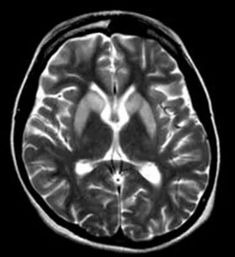
#> input picture Training/no_tumor/image(118).jpg, 235 x 257 px; its folder holds only this picture in this run; the run also reads 1 picture not shown here
$ jupyter execute --allow-errors index.ipynb
#> lines starting #> are read from the running program, lines starting #| are printed output that depends on the picture; long printed decimals are rounded
[cell 1]
import numpy as np
import pandas as pd
import matplotlib.pyplot as plt
from sklearn.model_selection import train_test_split
from sklearn.metrics import accuracy_score

[cell 2]
import os
import cv2
X = []
Y = []

classes = {'no_tumor': 0, 'pituitary_tumor': 1}

for cls in classes:
    path = 'Training/' + cls + '/'
    for filename in os.listdir(path):
        img = cv2.imread(path+filename, 0)
#> img is the input picture: shape (257, 235); min 0, max 255, mean 59.7
        img = cv2.resize(img, (200, 200))
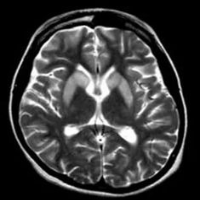
#> img: shape (200, 200); min 0, max 255, mean 59.6
        X.append(img)
        Y.append(classes[cls])
#> pass 2 of the loop `for cls in classes:`:
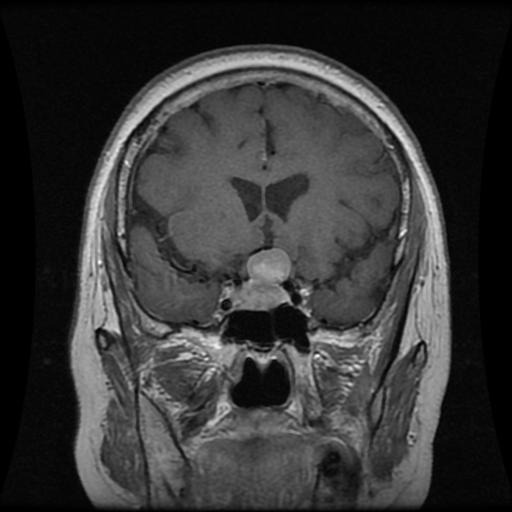
#> input picture Training/pituitary_tumor/p (104).jpg, 512 x 512 px
#> img is the input picture: shape (512, 512); min 0, max 255, mean 53.8
#> `img = cv2.resize(img, (200, 200))`:
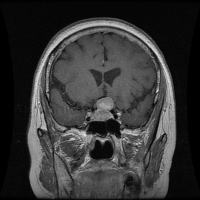
#> img: shape (200, 200); min 0, max 232, mean 53.7

[cell 3]
np.unique(Y)

[cell 4]
X = np.array(X)
Y = np.array(Y)

[cell 5]
pd.Series(Y).value_counts()

[cell 6]
X.shape
#> Out = (2, 200, 200)

[cell 7]
plt.imshow(X[0], cmap='gray')

[cell 8]
# X_updated = np.array(X)
X_updated = X.reshape(len(X), -1)
X_updated.shape
#> Out = (2, 40000)

[cell 9]
from bitarray import test


xtrain, xtest, ytrain, ytest = train_test_split(X_updated, Y, random_state=10, test_size=.20)
#> ytrain = [1]; ytest = [0]

[cell 10]
xtrain.shape, xtest.shape
#> Out = ((1, 40000), (1, 40000))

[cell 11]
print(xtrain.max(), xtrain.min())
#| 232 0
print(xtest.max(), xtest.min())
#| 255 0
xtrain = xtrain/225
xtest  = xtest/225
print(xtrain.max(), xtrain.min())
#| 1.031 0.0
print(xtest.max(), xtest.min())
#| 1.133 0.0

[cell 12]
from sklearn.decomposition import PCA
print(xtrain.shape, xtest.shape)
#| (1, 40000) (1, 40000)
